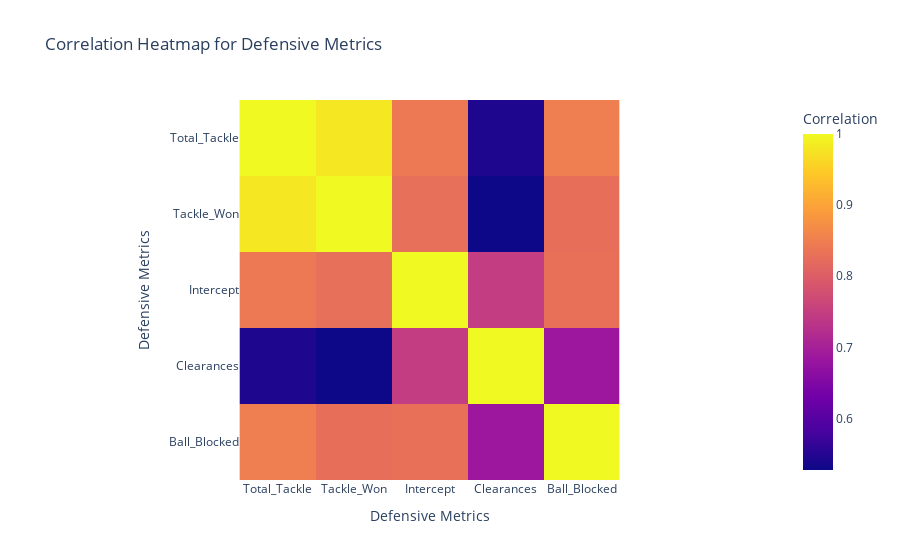

Source (notebook cell):
### Code cell
# Select relevant defensive columns
defensive_columns = ['Total_Tackle', 'Tackle_Won', 'Intercept', 'Clearances', 'Ball_Blocked']

# Subset the dataframe with defensive columns
defensive_subset = defensive_df[defensive_columns]

# Calculate the correlation matrix
correlation_matrix = defensive_subset.corr()

# Plot the heatmap
fig = px.imshow(correlation_matrix, x=defensive_columns, y=defensive_columns,
                labels=dict(x="Defensive Metrics", y="Defensive Metrics", color="Correlation"),
                title='Correlation Heatmap for Defensive Metrics')

# Show the interactive plot
fig.show()

### Figure 1 — Plotly figure (JSON) as saved in the notebook; plotly's stock layout.template omitted (floating-point values rounded to 4 significant figures)
{"data": [{"coloraxis": "coloraxis", "hovertemplate": "Defensive Metrics: %{x}<br>Defensive Metrics: %{y}<br>Correlation: %{z}<extra></extra>", "name": "0", "type": "heatmap", "x": ["Total_Tackle", "Tackle_Won", "Intercept", "Clearances", "Ball_Blocked"], "xaxis": "x", "y": ["Total_Tackle", "Tackle_Won", "Intercept", "Clearances", "Ball_Blocked"], "yaxis": "y", "z": [[1, 0.9815, 0.8411, 0.5441, 0.8491], [0.9815, 1, 0.828, 0.5276, 0.8275], [0.8411, 0.828, 1, 0.7472, 0.8291], [0.5441, 0.5276, 0.7472, 1, 0.685], [0.8491, 0.8275, 0.8291, 0.685, 1]]}], "layout": {"coloraxis": {"colorbar": {"title": {"text": "Correlation"}}, "colorscale": [[0, "#0d0887"], [0.1111, "#46039f"], [0.2222, "#7201a8"], [0.3333, "#9c179e"], [0.4444, "#bd3786"], [0.5556, "#d8576b"], [0.6667, "#ed7953"], [0.7778, "#fb9f3a"], [0.8889, "#fdca26"], [1, "#f0f921"]]}, "title": {"text": "Correlation Heatmap for Defensive Metrics"}, "xaxis": {"anchor": "y", "constrain": "domain", "domain": [0, 1], "scaleanchor": "y", "title": {"text": "Defensive Metrics"}}, "yaxis": {"anchor": "x", "autorange": "reversed", "constrain": "domain", "domain": [0, 1], "title": {"text": "Defensive Metrics"}}}}
